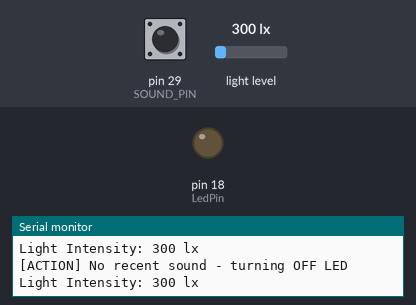
Bench run of a sketch on a simulated Arduino Mega 2560, built for the host (arithmetic inside an expression is 32-bit, double 64-bit). Shown: output pins drawn as LEDs (lit = HIGH), the last lines printed to the serial monitor. The test bench sets the inputs (shaded band); at power-on: pin 29 (SOUND_PIN) LOW, light level 300 lx.

Above: at 1.2 s.
1.3 s: pin 29 (SOUND_PIN) driven HIGH
At 2.1 s:
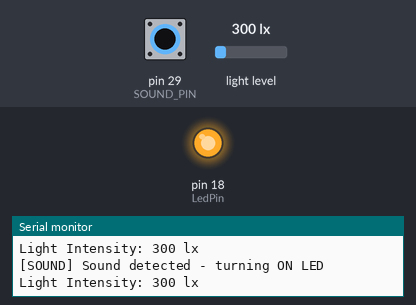
2.8 s: light level set to 40 lx
5.8 s: light level set to 500 lx
8.8 s: pin 29 (SOUND_PIN) driven LOW
10.4 s: pin 29 (SOUND_PIN) pulsed HIGH 2 times (0.12 s each, 0.3 s apart)
14.0 s: pin 29 (SOUND_PIN) pulsed HIGH 5 times (0.12 s each, 0.3 s apart)
At 26.5 s:
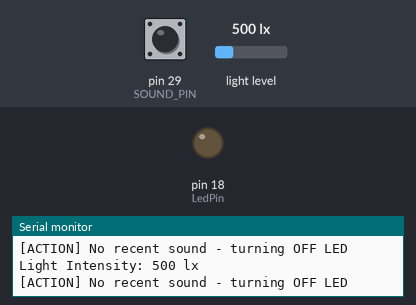
Timing chart, 0 to 26.8 s (numbered marks = the images above; inputs shaded):
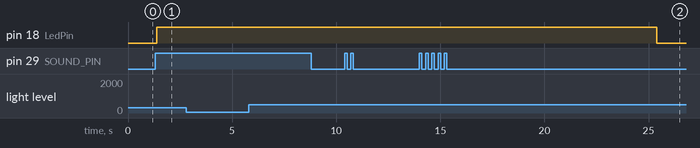

The sketch:

18._Smart_Corridoor_Light.ino
```cpp
/*
  =========================================================
   Arduino + BH1750 Light Sensor + Sound Sensor + LED Control
   Libraries Used:
     - Wire.h
     - BH1750.h
  =========================================================

  FUNCTION:
  ---------------------------------------------------------
  - Reads ambient light intensity (lux)
  - Detects sound input
  - Controls LED based on light + sound logic

  LOGIC:
  ---------------------------------------------------------
  - If light is strong → LED OFF (priority)
  - If light is dim → sound controls LED
  - LED stays ON for 10 seconds after sound
*/

#include <Wire.h>              // I2C communication library
#include <BH1750.h>            // Light sensor library

// ==========================
// SENSOR OBJECT
// ==========================
BH1750 lightMeter(0x5c);       // BH1750 sensor (I2C address 0x5C)

// ==========================
// PIN DEFINITIONS
// ==========================
#define I2C_SDA 2              // I2C SDA pin
#define I2C_SCL 3              // I2C SCL pin
#define SOUND_PIN 29           // Sound sensor input pin
#define LedPin 18              // LED output pin

void setup() {

    Serial.begin(9600);                        // Start serial communication

    // ==========================
    // I2C INITIALIZATION
    // ==========================
    Wire1.setSDA(I2C_SDA);                     // Set SDA pin
    Wire1.setSCL(I2C_SCL);                     // Set SCL pin
    Wire1.begin();                             // Start I2C bus

    // ==========================
    // LIGHT SENSOR INIT
    // ==========================
    if (lightMeter.begin(BH1750::CONTINUOUS_HIGH_RES_MODE, 0x5c, &Wire1)) {
        Serial.println(F("BH1750 begin success")); // Sensor initialized successfully
    } else {
        Serial.println(F("BH1750 init failed"));   // Sensor initialization failed
    }

    // ==========================
    // PIN MODES
    // ==========================
    pinMode(LedPin, OUTPUT);                  // Set LED pin as output
    pinMode(SOUND_PIN, INPUT);                // Set sound sensor pin as input
}

void loop() {

    // ==========================
    // STATE VARIABLES
    // ==========================
    static bool isSoundDetected = false;      // Tracks if sound was detected
    static bool isLedOn = false;              // Tracks LED state
    static unsigned long ledOnTimestamp = 0;  // Time when LED turned ON

    // ==========================
    // LIGHT SENSOR CHECK
    // ==========================
    if (lightMeter.measurementReady(true)) {  // Check if new light data is ready

        int lux = lightMeter.readLightLevel(); // Read light intensity

        Serial.print("Light Intensity: ");
        Serial.print(lux);
        Serial.println(" lx");

        // ==========================
        // STRONG LIGHT CONDITION
        // ==========================
        if (lux >= 700) {

            Serial.println("[ACTION] Light strong - turning OFF LED");

            digitalWrite(LedPin, LOW);        // Force LED OFF
            isLedOn = false;                  // Update state
            isSoundDetected = false;          // Reset sound flag
            ledOnTimestamp = 0;               // Reset timer
        }

        // ==========================
        // DIM LIGHT CONDITION
        // ==========================
        else {

            if (digitalRead(SOUND_PIN)) {     // If sound detected

                Serial.println("[SOUND] Sound detected - turning ON LED");

                digitalWrite(LedPin, HIGH);   // Turn ON LED
                isLedOn = true;               // Update state
                isSoundDetected = true;       // Mark sound detected
                ledOnTimestamp = millis();    // Save ON time
            }

            else {

                if (isSoundDetected) {        // If sound was previously detected

                    // --------------------------
                    // KEEP LED ON FOR 10 SECONDS
                    // --------------------------
                    if (millis() - ledOnTimestamp < 10000) {

                        Serial.println("[ACTION] Within 10s - keeping LED ON");

                        digitalWrite(LedPin, HIGH); // Keep LED ON
                        isLedOn = true;
                    }

                    else {

                        Serial.println("[ACTION] 10s passed - turning OFF LED");

                        digitalWrite(LedPin, LOW); // Turn OFF LED
                        isLedOn = false;
                        isSoundDetected = false;   // Reset flag
                    }
                }

                else {

                    Serial.println("[ACTION] No recent sound - turning OFF LED");

                    digitalWrite(LedPin, LOW); // Ensure LED OFF
                    isLedOn = false;
                }
            }
        }
    }

    delay(10); // Small delay to reduce CPU usage
}
```

Measured:
- after the input at 1.3 s, pin 18 (LedPin): LOW → HIGH after 0.09 s
- after the input at 14.0 s, pin 18 (LedPin): HIGH → LOW after 11.4 s instead of 6.9 s
